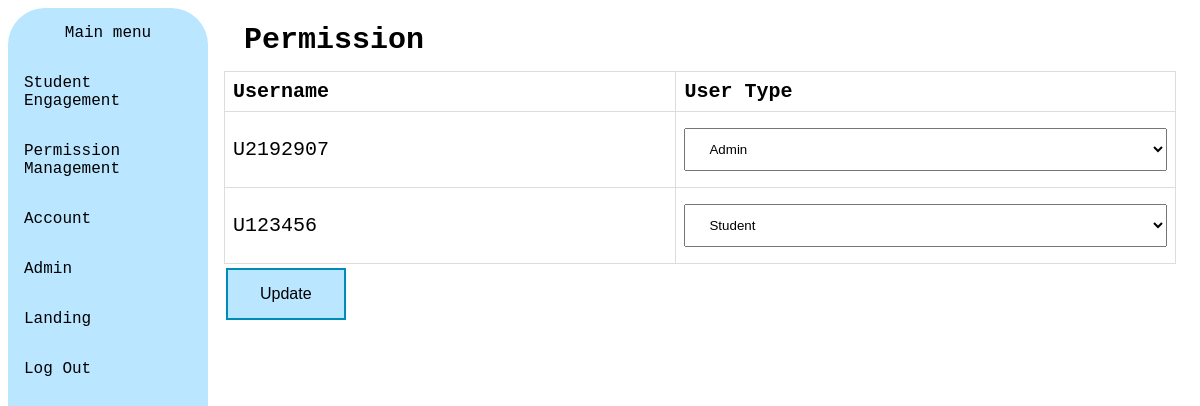
Before: /permission (signed in) with the older database file.
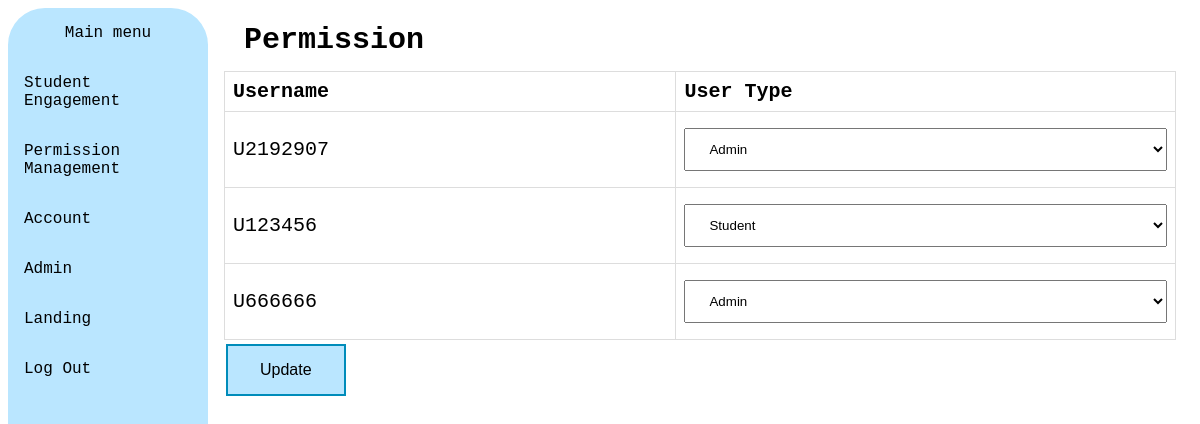
After: the same page with the newer database file.
### tables this page shows
CREATE TABLE users (
    username TEXT PRIMARY KEY,
    password TEXT NOT NULL,
    user_type TEXT CHECK(user_type IN ('admin', 'student'))
, degree VARCHAR(50), name VARCHAR(50));

### main.py (the view)
@app.route('/permission', methods=['GET', 'POST'])
@login_required
def permission():
    if 'username' not in session:
        return redirect(url_for('login'))
    con = sqlite3.connect("database.db")
    cur = con.cursor()
    if request.method == 'POST':
        for username, user_type in request.form.items():
            query = f"UPDATE users SET user_type = '{user_type}' WHERE username = '{username}'"
            cur.execute(query)
        con.commit()
        flash('User types updated successfully!')
    query = "SELECT username, user_type FROM users"
    cur.execute(query)
    users = cur.fetchall()
    return render_template('permission.html', users=users)

### main.py (called while the page is built)
def login_required(f):
    @wraps(f)
    def decorated_function(*args, **kwargs):
        if 'username' not in session:
            return redirect(url_for('login'))
        return f(*args, **kwargs)
    return decorated_function

### templates/permission.html (shortened to what this page needs)
<!DOCTYPE html>
<html>
<head>
</head>
<body>
  <div class="sidebar1">
   <p><center>Main menu</center></p>
  <a href="{{ url_for('statistic')}}">Student Engagement</a>
  <a href="{{ url_for('permission')}}">Permission Management</a>
  <a href="{{ url_for('account')}}">Account</a>
  <a href="{{ url_for('admin')}}">Admin</a>
  <a href="{{ url_for('landing')}}">Landing</a>
  <a href="{{ url_for('logout')}}">Log Out</a>
  </div>
<div class="content">
  <h1>Permission</h1>
  <form method="post">
    <table>
      <thead>
        <tr>
          <th>Username</th>
          <th>User Type</th>
        </tr>
      </thead>
      <tbody>
        {% for username, user_type in users %}
          <tr>
            <td>{{ username }}</td>
            <td>
              <select name="{{ username }}">
                <option value="student" {% if user_type == 'student' %}selected{% endif %}>Student</option>
                <option value="admin" {% if user_type == 'admin' %}selected{% endif %}>Admin</option>
              </select>
            </td>
          </tr>
        {% endfor %}
      </tbody>
    </table>
    <button type="submit" class="button1">Update </button>
  </form>
</div>

Changed rows visible on the page:
added users: username "U666666", user_type+username "Admin"
